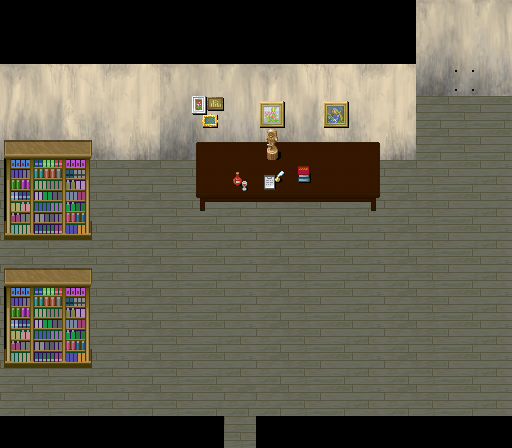

Below is a game level as drawn by its tile map, then a one-line description and the .tmx file that defines it, in full:
An orthogonal 16x14 tile map with 32x32 px tiles, 6 tile layers (layer0, layer1, layer2, layer3, ...), 5 tilesets.

<map version="1.9" tiledversion="1.9.2" orientation="orthogonal" renderorder="right-down" width="16" height="14" tilewidth="32" tileheight="32" infinite="0" nextlayerid="14" nextobjectid="1">
 <tileset firstgid="1" source="res/room-01-udw.tsx" />
 <tileset firstgid="1113" source="res/add_more.tsx" />
 <tileset firstgid="1625" source="res/room-01-udy.tsx" />
 <tileset firstgid="2041" source="res/room-01-udz.tsx" />
 <tileset firstgid="2937" source="res/room-01-ud.tsx" />
 <layer id="13" name="layer0" width="16" height="14" locked="1">
  <data encoding="csv">
0,0,0,0,0,0,0,0,0,0,0,0,0,0,0,0,
0,0,0,0,0,0,0,0,0,0,0,0,0,0,0,0,
0,0,0,0,0,0,0,0,0,0,0,0,0,0,0,0,
0,0,0,0,0,0,0,0,0,0,0,0,0,1424,1424,1424,
0,0,0,0,0,0,0,0,0,0,0,0,0,1424,1424,1424,
1424,1424,1424,1424,1424,1424,0,0,0,0,0,0,1424,1424,1424,1424,
0,0,0,1424,1424,1424,1424,1424,1424,1424,1424,1424,1424,1424,1424,1424,
1424,1424,1424,1424,1424,1424,1424,1424,1424,1424,1424,1424,1424,1424,1424,1424,
1424,1424,1424,1424,1424,1424,1424,1424,1424,1424,1424,1424,1424,1424,1424,1424,
1424,1424,1424,1424,1424,1424,1424,1424,1424,1424,1424,1424,1424,1424,1424,1424,
0,0,0,1424,1424,1424,1424,1424,1424,1424,1424,1424,1424,1424,1424,1424,
1424,1424,1424,1424,1424,1424,1424,1424,1424,1424,1424,1424,1424,1424,1424,1424,
1424,1424,1424,1424,1424,1424,1424,1424,1424,1424,1424,1424,1424,1424,1424,1424,
0,0,0,0,0,0,0,1424,0,0,0,0,0,0,0,0
</data>
 </layer>
 <layer id="8" name="layer1" width="16" height="14" locked="1">
  <data encoding="csv">
0,0,0,0,0,0,0,0,0,0,0,0,0,1033,1034,1035,
0,0,0,0,0,0,0,0,0,0,0,0,0,1041,1042,1043,
1036,1037,1038,1039,1040,1033,1034,1035,1036,1037,1038,1039,1040,1049,1050,1051,
1044,1045,1046,1047,1048,1041,1042,1043,1044,1045,1046,1047,1048,1,2,3,
1052,1053,1054,1055,1056,1049,1050,1051,1052,1053,1054,1055,1056,1,2,3,
1,2,3,4,1,2,3,4,1,2,3,4,1,2,3,4,
1,2,3,4,1,2,3,4,1,2,3,4,1,2,3,4,
1,2,3,4,1,2,3,4,1,2,3,4,1,2,3,4,
1,2,3,4,1,2,3,4,1,2,3,4,1,2,3,4,
1,2,3,4,1,2,3,4,1,2,3,4,1,2,3,4,
1,2,3,4,1,2,3,4,1,2,3,4,1,2,3,4,
1,2,3,4,1,2,3,4,1,2,3,4,1,2,3,4,
1,2,3,4,1,2,3,1,1,2,3,4,1,2,3,4,
0,0,0,0,0,0,0,2,0,0,0,0,0,0,0,0
</data>
 </layer>
 <layer id="9" name="layer2" width="16" height="14" locked="1">
  <data encoding="csv">
0,0,0,0,0,0,0,0,0,0,0,0,0,0,0,0,
0,0,0,0,0,0,0,0,0,0,0,0,0,0,0,0,
0,0,0,0,0,0,0,0,0,0,0,0,0,0,0,0,
0,0,0,0,0,0,966,0,959,0,967,0,0,0,0,0,
0,0,0,0,0,0,477,478,478,478,478,479,0,0,0,0,
0,0,0,0,0,0,485,486,486,486,486,487,0,0,0,0,
0,0,0,0,0,0,493,494,494,494,494,495,0,0,0,0,
0,0,0,0,0,0,0,0,0,0,0,0,0,0,0,0,
0,0,0,0,0,0,0,0,0,0,0,0,0,0,0,0,
0,0,0,0,0,0,0,0,0,0,0,0,0,0,0,0,
0,0,0,0,0,0,0,0,0,0,0,0,0,0,0,0,
0,0,0,0,0,0,0,0,0,0,0,0,0,0,0,0,
0,0,0,0,0,0,0,0,0,0,0,0,0,0,0,0,
0,0,0,0,0,0,0,0,0,0,0,0,0,0,0,0
</data>
 </layer>
 <layer id="10" name="layer3" width="16" height="14" locked="1">
  <data encoding="csv">
0,0,0,0,0,0,0,0,0,0,0,0,0,0,0,0,
0,0,0,0,0,0,0,0,0,0,0,0,0,0,0,0,
0,0,0,0,0,0,0,0,0,0,0,0,0,0,1454,0,
0,0,0,0,0,0,0,0,0,0,0,0,0,0,0,0,
0,0,0,0,0,0,0,0,1032,0,0,0,0,0,0,0,
0,0,0,0,0,0,0,1015,1014,2004,0,0,0,0,0,0,
3233,3234,3235,0,0,0,0,0,0,0,0,0,0,0,0,0,
3241,3242,3243,0,0,0,0,0,0,0,0,0,0,0,0,0,
0,0,0,0,0,0,0,0,0,0,0,0,0,0,0,0,
0,0,0,0,0,0,0,0,0,0,0,0,0,0,0,0,
3233,3234,3235,0,0,0,0,0,0,0,0,0,0,0,0,0,
3241,3242,3243,0,0,0,0,0,0,0,0,0,0,0,0,0,
0,0,0,0,0,0,0,0,0,0,0,0,0,0,0,0,
0,0,0,0,0,0,0,0,0,0,0,0,0,0,0,0
</data>
 </layer>
 <layer id="11" name="layer4" width="16" height="14" locked="1">
  <data encoding="csv">
0,0,0,0,0,0,0,0,0,0,0,0,0,0,0,0,
0,0,0,0,0,0,0,0,0,0,0,0,0,0,0,0,
0,0,0,0,0,0,0,0,0,0,0,0,0,0,0,0,
0,0,0,0,0,0,0,0,0,0,0,0,0,0,0,0,
3217,3218,3219,0,0,0,0,0,0,0,0,0,0,0,0,0,
3225,3226,3227,0,0,0,0,0,0,0,0,0,0,0,0,0,
0,0,0,0,0,0,0,0,0,0,0,0,0,0,0,0,
0,0,0,0,0,0,0,0,0,0,0,0,0,0,0,0,
0,0,0,0,0,0,0,0,0,0,0,0,0,0,0,0,
0,0,0,0,0,0,0,0,0,0,0,0,0,0,0,0,
0,0,0,0,0,0,0,0,0,0,0,0,0,0,0,0,
0,0,0,0,0,0,0,0,0,0,0,0,0,0,0,0,
0,0,0,0,0,0,0,0,0,0,0,0,0,0,0,0,
0,0,0,0,0,0,0,0,0,0,0,0,0,0,0,0
</data>
 </layer>
 <layer id="12" name="layer5" width="16" height="14" locked="1">
  <data encoding="csv">
0,0,0,0,0,0,0,0,0,0,0,0,0,0,0,0,
0,0,0,0,0,0,0,0,0,0,0,0,0,0,0,0,
0,0,0,0,0,0,0,0,0,0,0,0,0,0,0,0,
0,0,0,0,0,0,0,0,0,0,0,0,0,0,0,0,
0,0,0,0,0,0,0,0,0,0,0,0,0,0,0,0,
0,0,0,0,0,0,0,0,0,0,0,0,0,0,0,0,
0,0,0,0,0,0,0,0,0,0,0,0,0,0,0,0,
0,0,0,0,0,0,0,0,0,0,0,0,0,0,0,0,
3217,3218,3219,0,0,0,0,0,0,0,0,0,0,0,0,0,
3225,3226,3227,0,0,0,0,0,0,0,0,0,0,0,0,0,
0,0,0,0,0,0,0,0,0,0,0,0,0,0,0,0,
0,0,0,0,0,0,0,0,0,0,0,0,0,0,0,0,
0,0,0,0,0,0,0,0,0,0,0,0,0,0,0,0,
0,0,0,0,0,0,0,0,0,0,0,0,0,0,0,0
</data>
 </layer>
</map>
